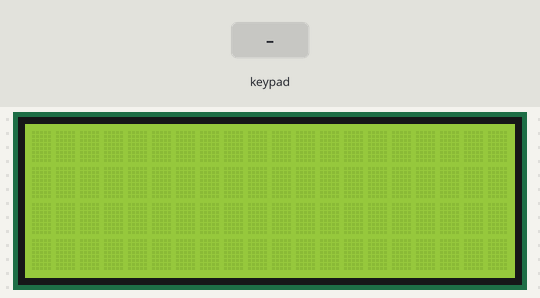
Recording of a sketch running on a simulated Arduino Uno, built with avr-gcc and run on an emulated ATmega328P. On the bench: 20×4 character LCD. Inputs (shaded band) come from the test bench.

Above: at 1.3 s.
1.4 s: keypad keys 2 3 4 5 # pressed 0.4 s apart
At 3.5 s:
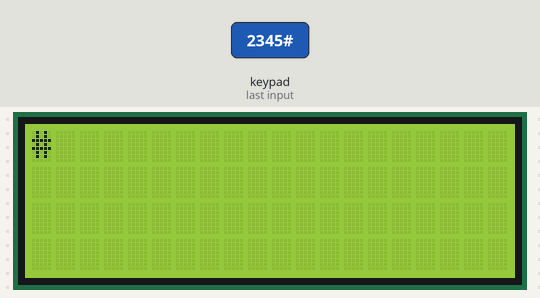
4.9 s: key 'A' pressed
At 5.2 s:
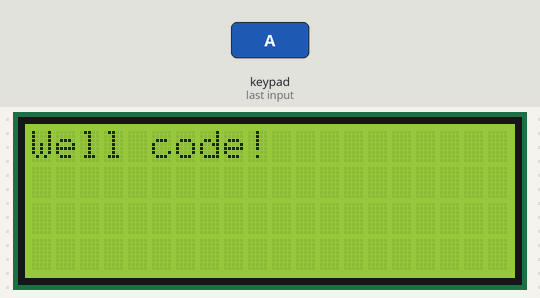
6.4 s: key 'B' pressed
At 7.2 s:
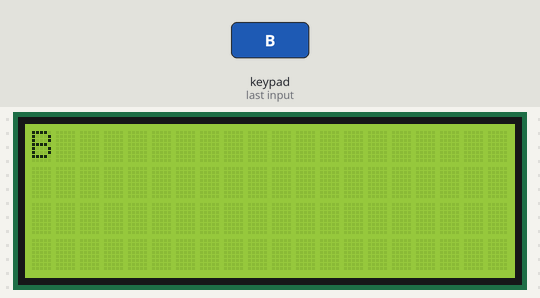
7.9 s: keypad keys 2 3 4 5 * pressed 0.4 s apart
At 10.7 s:
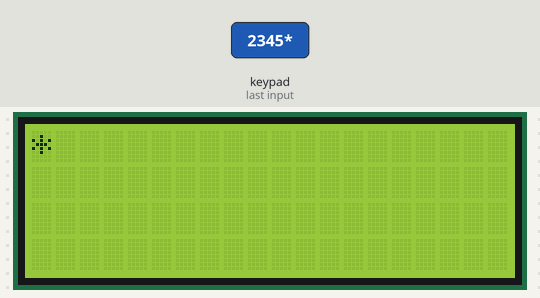
11.4 s: key 'C' pressed
At 12.4 s:
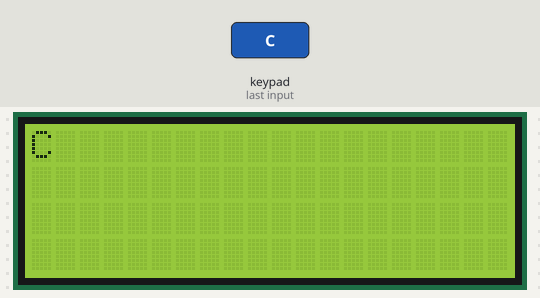
12.9 s: keypad keys 2 3 4 5 D pressed 0.4 s apart
At 13.9 s:
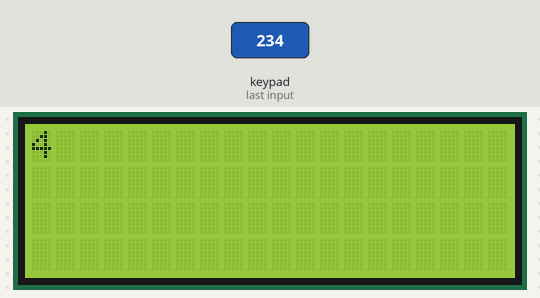
Timing chart, 0 to 15.9 s (numbered marks = the images above; inputs shaded):
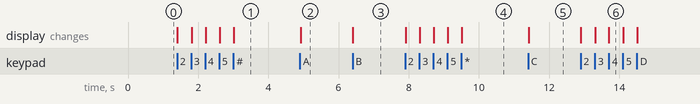

The sketch:

CustomKeypad_Test.ino
```cpp
// Include Arduino Wire library for I2C
#include <Wire.h>
// Include LCD display library for I2C
#include <LiquidCrystal_I2C.h>
// Include Keypad library
#include <Keypad.h>

// Constants for row and column sizes
const byte ROWS = 4;
const byte COLS = 4;

// Array to represent keys on keypad
char hexaKeys[ROWS][COLS] = {
  {'1', '2', '3', 'A'},
  {'4', '5', '6', 'B'},
  {'7', '8', '9', 'C'},
  {'*', '0', '#', 'D'}
};

// Connections to Arduino
byte rowPins[ROWS] = {2, 3, 4, 5};
byte colPins[COLS] = {6, 7, 8, 11};

// Create keypad object
Keypad customKeypad = Keypad(makeKeymap(hexaKeys), rowPins, colPins, ROWS, COLS);

// Create LCD object
LiquidCrystal_I2C lcd(0x27, 20, 4);

void setup(){
  // Setup LCD with backlight and initialize
  lcd.backlight();
  lcd.init();
  lcd.begin(20, 4);

}
void loop(){
  // Get key value if pressed
  char customKey = customKeypad.getKey();

  if (customKey){
    // Clear LCD display
    lcd.clear();

    // Check if the pressed key is 'A'
    if (customKey == 'A') {
      lcd.setCursor(0, 0);
      lcd.print("Well code!");
    } else {
      // If the pressed key is not 'A', display the pressed key
      lcd.setCursor(0, 0);
      lcd.print(customKey);
    }
  }
}
```

Measured:
- after the input at 1.4 s, the display: first changes at once (image 1 shows a later state)
- after the input at 4.9 s, the display: changes at once (image 2)
- after the input at 6.4 s, the display: changes at once (image 3)
- after the input at 7.9 s, the display: first changes at once (image 4 shows a later state)
- after the input at 11.4 s, the display: changes at once (image 5)
- after the input at 12.9 s, the display: first changes at once (image 6 shows a later state)
